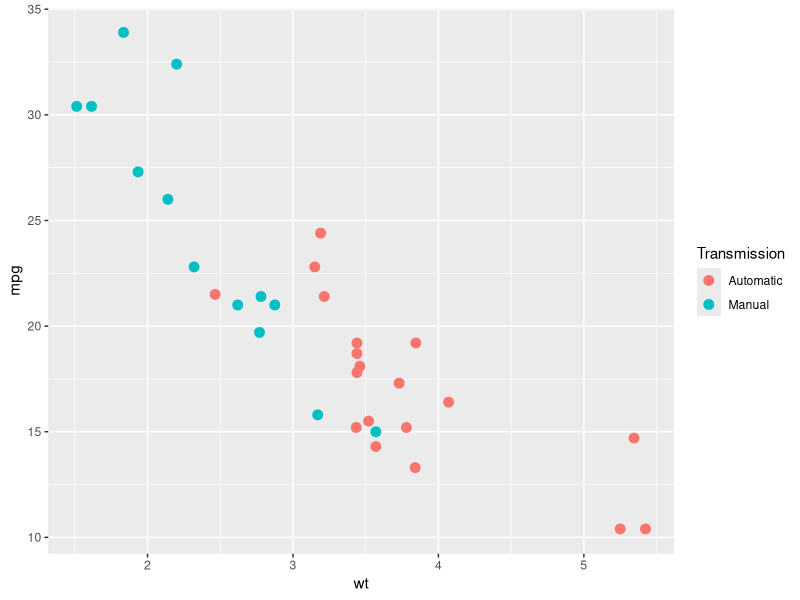
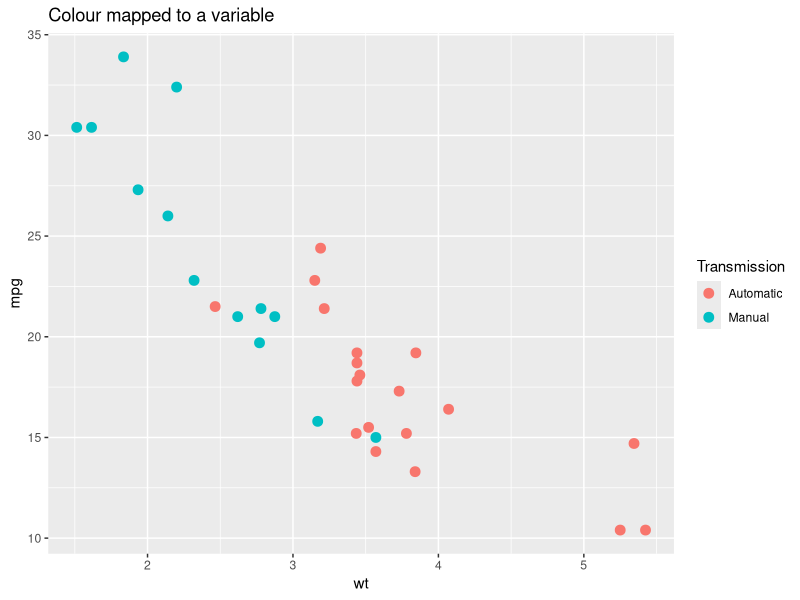
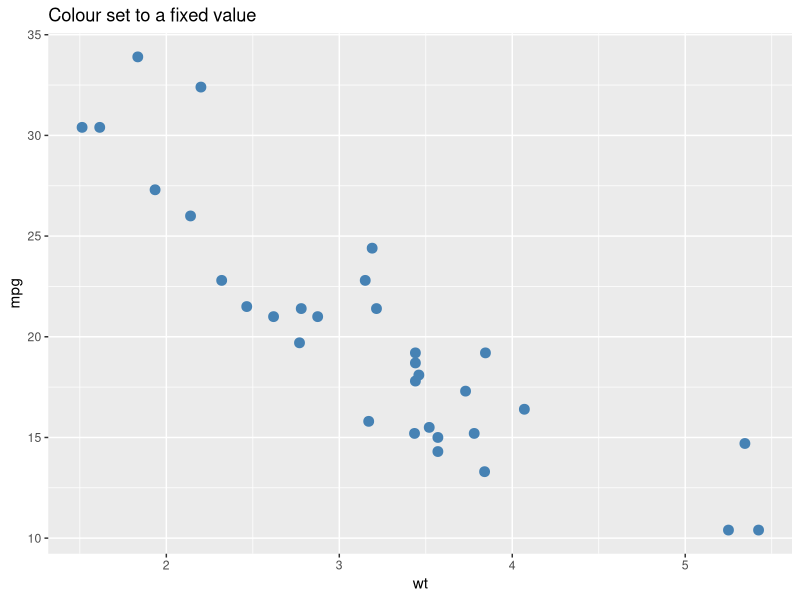
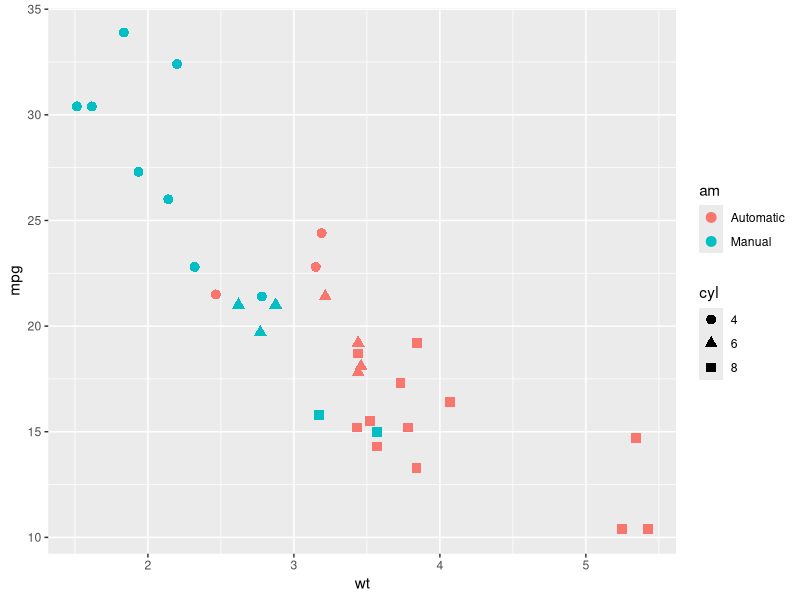
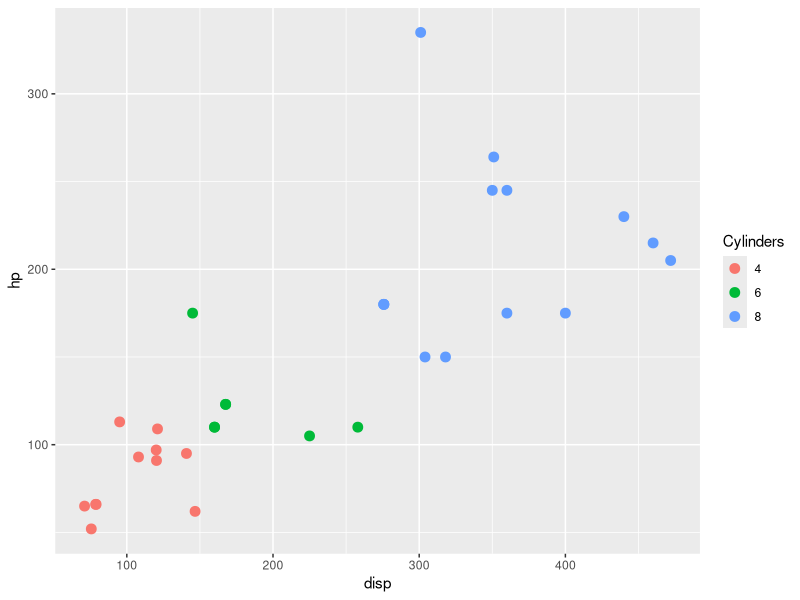
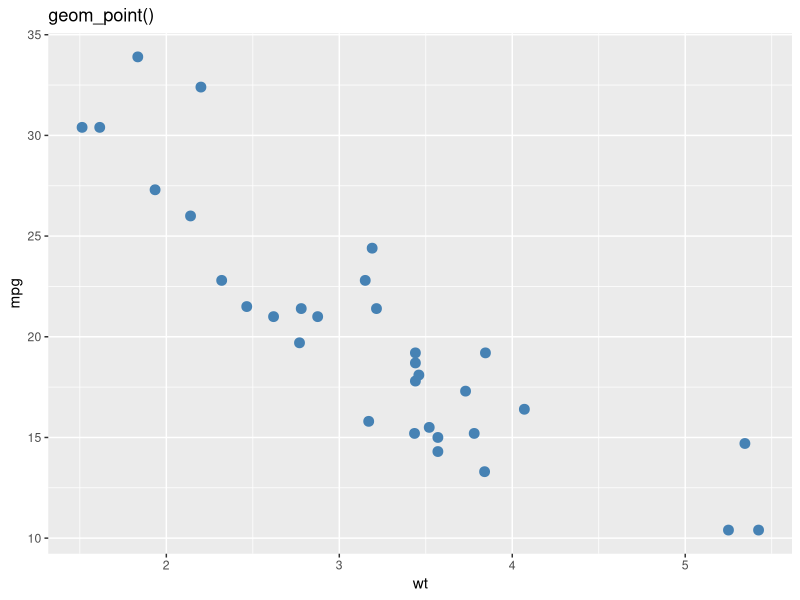
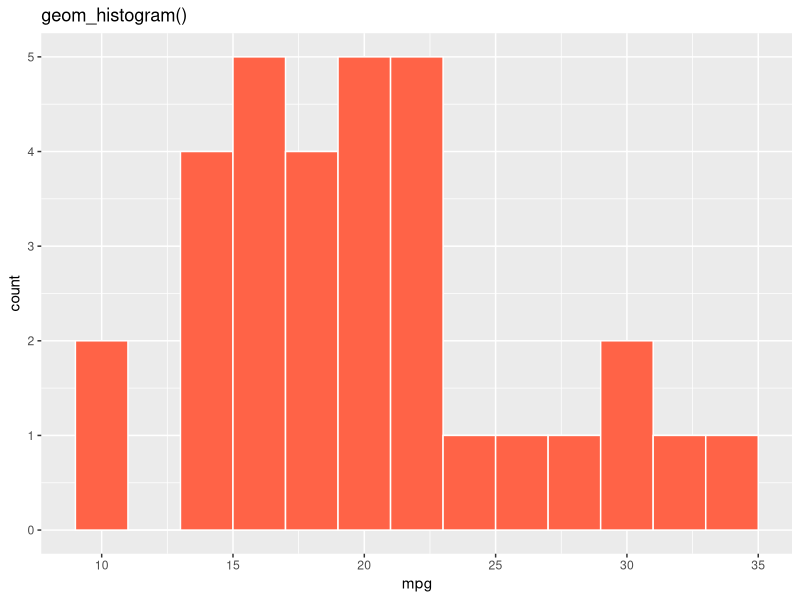
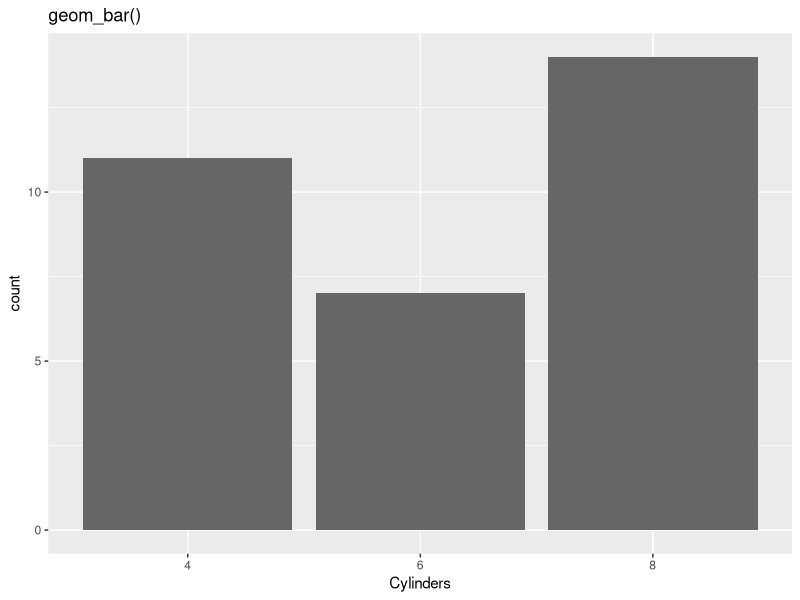

The R source for these figures, in order:
## ---- chunk 1
library(knitr)
library(ggplot2)
library(dplyr)
library(patchwork)  # for combining multiple plots into one layout
library(tibble)

opts_chunk$set(echo = TRUE, message = FALSE, warning = FALSE)

cars <- mtcars %>%
  rownames_to_column(var = "car") %>%   # move row names (car models) into a real column
  mutate(
    cyl = factor(cyl),                  # treat cylinder count as a category, not a number
    gear = factor(gear),                # same for number of gears
    am = factor(am, levels = c(0, 1), labels = c("Automatic", "Manual"))  # give 0/1 readable labels
  )
## ---- chunk 2
glimpse(cars)
## ---- chunk 3
ggplot(cars, aes(x = wt, y = mpg, color = am)) +  # wt -> x, mpg -> y, am -> colour
  geom_point(size = 3) +
  labs(color = "Transmission")
## ---- chunk 4
mapped_plot <- ggplot(cars, aes(x = wt, y = mpg, color = am)) +  # color inside aes() = data-driven
  geom_point(size = 3) +
  labs(title = "Colour mapped to a variable", color = "Transmission")

mapped_plot
## ---- chunk 5
set_plot <- ggplot(cars, aes(x = wt, y = mpg)) +
  geom_point(size = 3, color = "steelblue") +  # color outside aes() = fixed value for all points
  labs(title = "Colour set to a fixed value")

set_plot
## ---- chunk 6
ggplot(cars, aes(x = wt, y = mpg, color = am, shape = cyl)) +  # two aesthetics mapped at once
  geom_point(size = 3)
## ---- chunk 7
ggplot(cars, aes(x = disp, y = hp, color = cyl)) +  # cyl mapped to color (inside aes)
  geom_point(size = 3) +                             # size set to fixed value (outside aes)
  labs(color = "Cylinders")                          # rename the colour legend
## ---- chunk 8
scatter_geom <- ggplot(cars, aes(x = wt, y = mpg)) +
  geom_point(color = "steelblue", size = 3) +
  labs(title = "geom_point()")

scatter_geom
## ---- chunk 9
hist_geom <- ggplot(cars, aes(x = mpg)) +
  geom_histogram(binwidth = 2, fill = "tomato", color = "white") +  # binwidth controls bar width; color is bar border
  labs(title = "geom_histogram()")

hist_geom
## ---- chunk 10
bar_geom <- ggplot(cars, aes(x = cyl)) +
  geom_bar(fill = "grey40") +   # geom_bar() counts rows per category automatically
  labs(title = "geom_bar()", x = "Cylinders")

bar_geom
## ---- chunk 11
box_geom <- ggplot(cars, aes(x = cyl, y = mpg)) +
  geom_boxplot(fill = "khaki") +
  labs(title = "geom_boxplot()", x = "Cylinders")

box_geom
## ---- chunk 12
ggplot(cars, aes(x = gear, y = mpg)) +
  geom_boxplot(fill = "grey85", outlier.shape = NA) +  # hide outlier dots so jitter shows all cars
  geom_jitter(aes(color = am), width = 0.15, size = 2.5, alpha = 0.85) +  # map transmission to colour and spread points slightly
  labs(x = "Gears", y = "Miles per gallon", color = "Transmission") +
  theme_minimal()
## ---- chunk 13
ggplot(cars, aes(x = wt, y = mpg)) +
  geom_point(aes(color = am), size = 3) +
  geom_smooth(method = "lm", se = FALSE, color = "black", linewidth = 0.8) +  # lm = linear trend line; se = FALSE hides confidence ribbon
  geom_text(
    data = cars %>% filter(mpg > 30 | wt > 5),  # only label the extreme/interesting cars
    aes(label = car),
    check_overlap = TRUE,  # skip labels that would overlap each other
    nudge_y = 1,           # shift labels slightly above their points
    size = 3
  ) +
  labs(color = "Transmission")
## ---- chunk 14
ggplot(cars, aes(x = gear, y = mpg)) +
  geom_boxplot(fill = "grey85", outlier.shape = NA) +       # hide outlier dots; jitter will show all points
  geom_jitter(aes(color = am), width = 0.15, size = 2.5, alpha = 0.85) +  # color mapped per-geom, not inherited
  labs(x = "Gears", y = "Miles per gallon", color = "Transmission")
## ---- chunk 15
numeric_default <- ggplot(cars, aes(x = hp, y = mpg)) +
  geom_point(size = 3, color = "grey40") +
  labs(title = "Default numeric scales")

numeric_default
## ---- chunk 16
numeric_scaled <- ggplot(cars, aes(x = hp, y = mpg)) +
  geom_point(size = 3, color = "grey40") +
  scale_x_continuous(breaks = seq(50, 350, by = 50)) +  # seq() generates tick positions: 50, 100, 150 ...
  scale_y_continuous(breaks = seq(10, 35, by = 5)) +
  labs(title = "Custom numeric breaks")

numeric_scaled
## ---- chunk 17
default_order_plot <- ggplot(cars, aes(x = factor(cyl), y = mpg)) +
  geom_boxplot(fill = "grey80") +
  labs(title = "Default order", x = "Cylinders")

default_order_plot
## ---- chunk 18
reordered_plot <- ggplot(cars, aes(x = reorder(factor(cyl), mpg, median), y = mpg)) +  # reorder(variable, by_what, function)
  geom_boxplot(fill = "tomato") +
  labs(title = "Reordered by median mpg", x = "Cylinders")

reordered_plot
## ---- chunk 19
color_scale_plot <- ggplot(cars, aes(x = wt, y = mpg, color = hp)) +
  geom_point(size = 4) +
  scale_color_gradient(low = "skyblue", high = "firebrick") +  # low hp = blue, high hp = red
  labs(title = "Continuous colour scale", color = "Horsepower")

mean_mpg_by_cyl_gear <- cars %>%
  group_by(cyl, gear) %>%
  summarise(mean_mpg = mean(mpg), .groups = "drop")  # .groups = "drop" removes grouping after summarise

color_scale_plot
## ---- chunk 20
fill_scale_plot <- ggplot(mean_mpg_by_cyl_gear, aes(x = cyl, y = gear, fill = mean_mpg)) +
  geom_tile(color = "white", linewidth = 0.8) +                          # color here is the tile border, not fill
  geom_text(aes(label = round(mean_mpg, 1)), color = "white", fontface = "bold") +  # overlay value labels on tiles
  scale_fill_gradient(low = "khaki1", high = "darkgreen") +
  labs(
    title = "Continuous fill scale",
    x = "Cylinders",
    y = "Gears",
    fill = "Mean mpg"
  )

fill_scale_plot
## ---- chunk 21
styled_plot <- ggplot(cars, aes(x = wt, y = mpg, color = am)) +
  geom_point(size = 3) +
  labs(
    title = "Heavier cars tend to have lower fuel efficiency",
    subtitle = "Transmission highlights one part of the pattern in mtcars",
    x = "Weight (1000 lb)",
    y = "Miles per gallon",
    color = "Transmission"
  ) +
  theme_minimal(base_size = 12) +  # clean background; base_size scales all text proportionally
  theme(legend.position = "top")   # move legend above the plot

styled_plot
## ---- chunk 22
dashboard_plot <- (styled_plot / (reordered_plot | fill_scale_plot)) +  # / stacks rows; inner | places side by side
  plot_annotation(
    title = "Three views of the mtcars dataset",
    subtitle = "Scatter plot, reordered box plot, and summary heatmap",
    caption = "Data source: mtcars"
  ) +
  plot_layout(guides = "collect")  # merge duplicate legends into one shared legend

dashboard_plot
## ---- chunk 23
png_file <- tempfile("mtcars-plot-", fileext = ".png")  # tempfile() creates a safe throwaway path
pdf_file <- tempfile("mtcars-plot-", fileext = ".pdf")

ggsave(filename = png_file, plot = styled_plot, width = 8, height = 5, dpi = 300)  # dpi = resolution; 300 is print quality
ggsave(filename = pdf_file, plot = styled_plot, width = 8, height = 5)             # PDF is vector so dpi is irrelevant

png_file  # print the path so you can inspect the saved file
pdf_file
## ---- chunk 24
fuel_scatter <- ggplot(cars, aes(x = wt, y = mpg, color = hp)) +
  geom_point(size = 3) +
  scale_color_gradient(low = "lightblue", high = "darkred") +  # encodes a third variable (hp) through colour
  labs(
    title = "Fuel efficiency vs weight",
    x = "Weight (1000 lb)",
    y = "Miles per gallon",
    color = "Horsepower"
  )

fuel_boxplot <- ggplot(cars, aes(x = reorder(factor(cyl), mpg, median), y = mpg, fill = am)) +  # sort cylinders by median mpg
  geom_boxplot() +
  labs(
    title = "Fuel efficiency by cylinder count",
    x = "Cylinders",
    y = "Miles per gallon",
    fill = "Transmission"
  )

fuel_scatter | fuel_boxplot  # combine the two panels side by side
